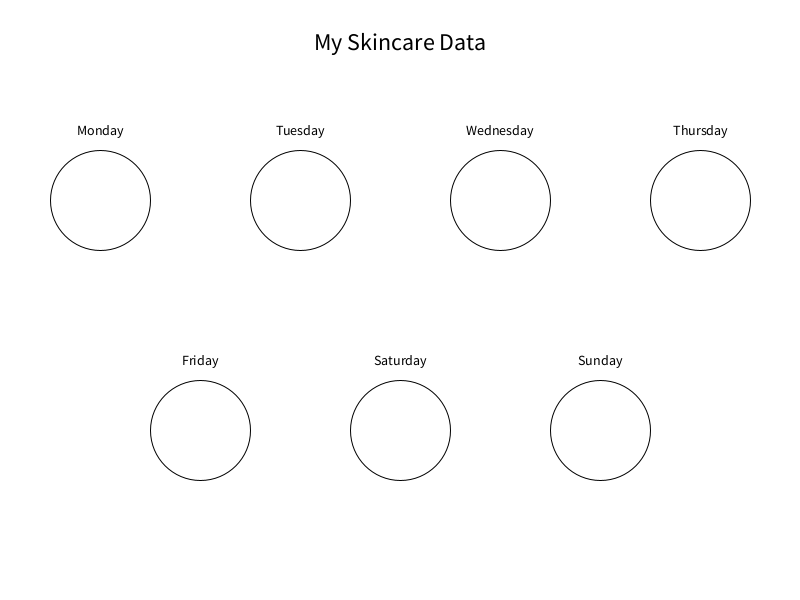
Frame 1 (no input)
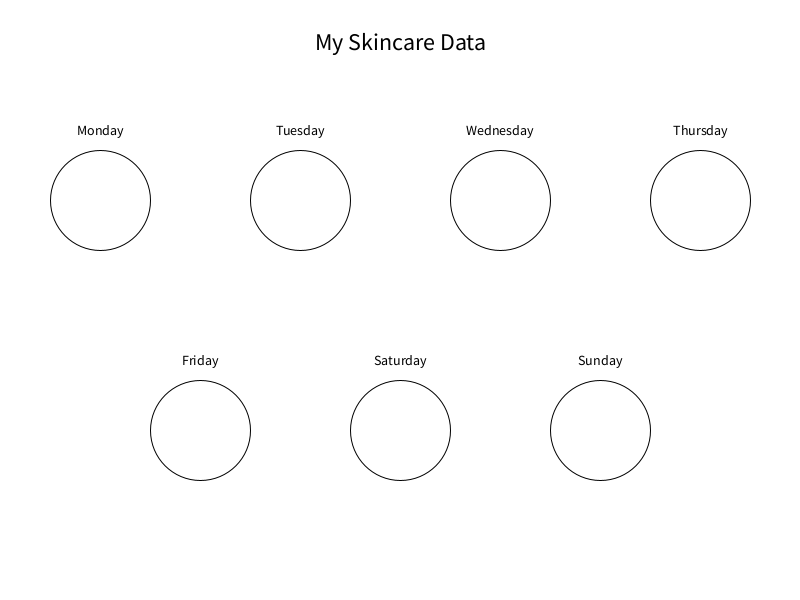
Frame 60 (the mouse pressed at the canvas centre just before this capture)
Frame 120 (the mouse held since frame 60 and released just before this capture): identical to frame 60, image omitted

The Processing sketch that drew these frames (run headless with seeded random() and noise(); from frame 60 on, the mouse is pressed at the canvas centre):

// Processing sketch: Dear_Data_100
// ── Dear_Data_100.pde
//lists the days of the week as a variable to use later
String[] days = {
  "Monday", "Tuesday", "Wednesday",
  "Thursday", "Friday", "Saturday", "Sunday" // variable for the days of the week listed as an array
};
//the x position for each circle that is drawn, the rectangular brackets show that it is an array (a list of things)
int[] xPositions = {
  100, 300, 500, 700, 200, 400, 600
};
//the y position for each circle that is drawn, the rectangular brackets show that it is an array (a list of things)
int[] yPositions = {
  200, 200, 200, 200, 430, 430, 430
};

void setup() {
  size(800, 600); //sets the size for the canvas
}

void draw() {
  background(255); // sets the colour of the background

  // creates tittle and colours the etxt black while making sure the text is centered
  fill(0);
  textAlign(CENTER);
  textSize(24);
  text("My Skincare Data", 400, 50);

  // draws the 7 circles and stops after i is greater than 7 which is the number of days
  for (int i = 0; i < days.length; i++) {

    // positions the circle
    int x = xPositions[i];
    int y = yPositions[i];

    // Draws the circle - this will repeatedly draw circles 60 times per second untill i > = 7
    noFill(); // the circles have no colour
    stroke(0); // the outline of the circle is black 
    ellipse(x, y, 100, 100); // positions the circle and adjusts the size of the circle 

    // draws the name of the day above the circle
    fill(0); 
    textSize(14);
    text(days[i], x, y - 65); // positions the text above the circle (y - 65) the -65 means that the tittle is 65 pixels higher than the circles that i created
  }
}
